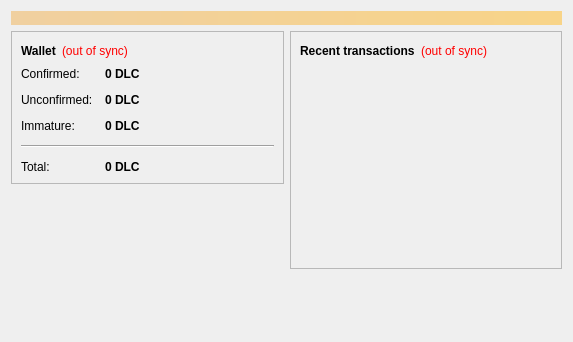
<?xml version="1.0" encoding="UTF-8"?>
<ui version="4.0">
 <class>OverviewPage</class>
 <widget class="QWidget" name="OverviewPage">
  <property name="geometry">
   <rect>
    <x>0</x>
    <y>0</y>
    <width>573</width>
    <height>342</height>
   </rect>
  </property>
  <property name="windowTitle">
   <string>Form</string>
  </property>
  <layout class="QVBoxLayout" name="topLayout">
   <item>
    <widget class="QLabel" name="labelAlerts">
     <property name="visible">
      <bool>false</bool>
     </property>
     <property name="styleSheet">
      <string notr="true">background-color: qlineargradient(x1: 0, y1: 0, x2: 1, y2: 0, stop:0 #F0D0A0, stop:1 #F8D488); color:#000000;</string>
     </property>
     <property name="wordWrap">
      <bool>true</bool>
     </property>
     <property name="margin">
      <number>3</number>
     </property>
    </widget>
   </item>
   <item>
    <layout class="QHBoxLayout" name="horizontalLayout" stretch="1,1">
     <item>
      <layout class="QVBoxLayout" name="verticalLayout_2">
       <item>
        <widget class="QFrame" name="frame">
         <property name="frameShape">
          <enum>QFrame::StyledPanel</enum>
         </property>
         <property name="frameShadow">
          <enum>QFrame::Raised</enum>
         </property>
         <layout class="QVBoxLayout" name="verticalLayout_4">
          <item>
           <layout class="QHBoxLayout" name="horizontalLayout_4">
            <item>
             <widget class="QLabel" name="label_5">
              <property name="font">
               <font>
                <weight>75</weight>
                <bold>true</bold>
               </font>
              </property>
              <property name="text">
               <string>Wallet</string>
              </property>
             </widget>
            </item>
            <item>
             <widget class="QLabel" name="labelWalletStatus">
              <property name="toolTip">
               <string>The displayed information may be out of date. Your wallet automatically synchronizes with the dollarcoin network after a connection is established, but this process has not completed yet.</string>
              </property>
              <property name="styleSheet">
               <string notr="true">QLabel { color: red; }</string>
              </property>
              <property name="text">
               <string notr="true">(out of sync)</string>
              </property>
              <property name="alignment">
               <set>Qt::AlignLeading|Qt::AlignLeft|Qt::AlignVCenter</set>
              </property>
             </widget>
            </item>
            <item>
             <spacer name="horizontalSpacer_2">
              <property name="orientation">
               <enum>Qt::Horizontal</enum>
              </property>
              <property name="sizeHint" stdset="0">
               <size>
                <width>40</width>
                <height>20</height>
               </size>
              </property>
             </spacer>
            </item>
           </layout>
          </item>
          <item>
           <layout class="QFormLayout" name="formLayout_2">
            <property name="fieldGrowthPolicy">
             <enum>QFormLayout::AllNonFixedFieldsGrow</enum>
            </property>
            <property name="horizontalSpacing">
             <number>12</number>
            </property>
            <property name="verticalSpacing">
             <number>12</number>
            </property>
            <item row="0" column="0">
             <widget class="QLabel" name="label">
              <property name="text">
               <string>Confirmed:</string>
              </property>
             </widget>
            </item>
            <item row="0" column="1">
             <widget class="QLabel" name="labelBalance">
              <property name="font">
               <font>
                <weight>75</weight>
                <bold>true</bold>
               </font>
              </property>
              <property name="cursor">
               <cursorShape>IBeamCursor</cursorShape>
              </property>
              <property name="toolTip">
               <string>Your current spendable balance</string>
              </property>
              <property name="text">
               <string notr="true">0 DLC</string>
              </property>
              <property name="textInteractionFlags">
               <set>Qt::LinksAccessibleByMouse|Qt::TextSelectableByKeyboard|Qt::TextSelectableByMouse</set>
              </property>
             </widget>
            </item>
            <item row="1" column="0">
             <widget class="QLabel" name="label_3">
              <property name="text">
               <string>Unconfirmed:</string>
              </property>
             </widget>
            </item>
            <item row="1" column="1">
             <widget class="QLabel" name="labelUnconfirmed">
              <property name="font">
               <font>
                <weight>75</weight>
                <bold>true</bold>
               </font>
              </property>
              <property name="cursor">
               <cursorShape>IBeamCursor</cursorShape>
              </property>
              <property name="toolTip">
               <string>Total of transactions that have yet to be confirmed, and do not yet count toward the spendable balance</string>
              </property>
              <property name="text">
               <string notr="true">0 DLC</string>
              </property>
              <property name="textInteractionFlags">
               <set>Qt::LinksAccessibleByMouse|Qt::TextSelectableByKeyboard|Qt::TextSelectableByMouse</set>
              </property>
             </widget>
            </item>
            <item row="2" column="0">
             <widget class="QLabel" name="labelImmatureText">
              <property name="text">
               <string>Immature:</string>
              </property>
             </widget>
            </item>
            <item row="2" column="1">
             <widget class="QLabel" name="labelImmature">
              <property name="font">
               <font>
                <weight>75</weight>
                <bold>true</bold>
               </font>
              </property>
              <property name="toolTip">
               <string>Mined balance that has not yet matured</string>
              </property>
              <property name="text">
               <string notr="true">0 DLC</string>
              </property>
              <property name="textInteractionFlags">
               <set>Qt::LinksAccessibleByMouse|Qt::TextSelectableByKeyboard|Qt::TextSelectableByMouse</set>
              </property>
             </widget>
            </item>
            <item row="4" column="0">
             <widget class="QLabel" name="labelTotalText">
              <property name="text">
               <string>Total:</string>
              </property>
             </widget>
            </item>
            <item row="4" column="1">
             <widget class="QLabel" name="labelTotal">
              <property name="font">
               <font>
                <weight>75</weight>
                <bold>true</bold>
               </font>
              </property>
              <property name="cursor">
               <cursorShape>IBeamCursor</cursorShape>
              </property>
              <property name="toolTip">
               <string>Your current total balance</string>
              </property>
              <property name="text">
               <string notr="true">0 DLC</string>
              </property>
              <property name="textInteractionFlags">
               <set>Qt::LinksAccessibleByMouse|Qt::TextSelectableByKeyboard|Qt::TextSelectableByMouse</set>
              </property>
             </widget>
            </item>
            <item row="3" column="0" colspan="2">
             <widget class="Line" name="line">
              <property name="orientation">
               <enum>Qt::Horizontal</enum>
              </property>
             </widget>
            </item>
           </layout>
          </item>
         </layout>
        </widget>
       </item>
       <item>
        <spacer name="verticalSpacer">
         <property name="orientation">
          <enum>Qt::Vertical</enum>
         </property>
         <property name="sizeHint" stdset="0">
          <size>
           <width>20</width>
           <height>40</height>
          </size>
         </property>
        </spacer>
       </item>
      </layout>
     </item>
     <item>
      <layout class="QVBoxLayout" name="verticalLayout_3">
       <item>
        <widget class="QFrame" name="frame_2">
         <property name="frameShape">
          <enum>QFrame::StyledPanel</enum>
         </property>
         <property name="frameShadow">
          <enum>QFrame::Raised</enum>
         </property>
         <layout class="QVBoxLayout" name="verticalLayout">
          <item>
           <layout class="QHBoxLayout" name="horizontalLayout_2">
            <item>
             <widget class="QLabel" name="label_4">
              <property name="text">
               <string>&lt;b&gt;Recent transactions&lt;/b&gt;</string>
              </property>
             </widget>
            </item>
            <item>
             <widget class="QLabel" name="labelTransactionsStatus">
              <property name="toolTip">
               <string>The displayed information may be out of date. Your wallet automatically synchronizes with the dollarcoin network after a connection is established, but this process has not completed yet.</string>
              </property>
              <property name="styleSheet">
               <string notr="true">QLabel { color: red; }</string>
              </property>
              <property name="text">
               <string notr="true">(out of sync)</string>
              </property>
              <property name="alignment">
               <set>Qt::AlignRight|Qt::AlignTrailing|Qt::AlignVCenter</set>
              </property>
             </widget>
            </item>
            <item>
             <spacer name="horizontalSpacer">
              <property name="orientation">
               <enum>Qt::Horizontal</enum>
              </property>
              <property name="sizeHint" stdset="0">
               <size>
                <width>40</width>
                <height>20</height>
               </size>
              </property>
             </spacer>
            </item>
           </layout>
          </item>
          <item>
           <widget class="QListView" name="listTransactions">
            <property name="styleSheet">
             <string notr="true">QListView { background: transparent; }</string>
            </property>
            <property name="frameShape">
             <enum>QFrame::NoFrame</enum>
            </property>
            <property name="verticalScrollBarPolicy">
             <enum>Qt::ScrollBarAlwaysOff</enum>
            </property>
            <property name="horizontalScrollBarPolicy">
             <enum>Qt::ScrollBarAlwaysOff</enum>
            </property>
            <property name="selectionMode">
             <enum>QAbstractItemView::NoSelection</enum>
            </property>
           </widget>
          </item>
         </layout>
        </widget>
       </item>
       <item>
        <spacer name="verticalSpacer_2">
         <property name="orientation">
          <enum>Qt::Vertical</enum>
         </property>
         <property name="sizeHint" stdset="0">
          <size>
           <width>20</width>
           <height>40</height>
          </size>
         </property>
        </spacer>
       </item>
      </layout>
     </item>
    </layout>
   </item>
  </layout>
 </widget>
 <resources/>
 <connections/>
</ui>
